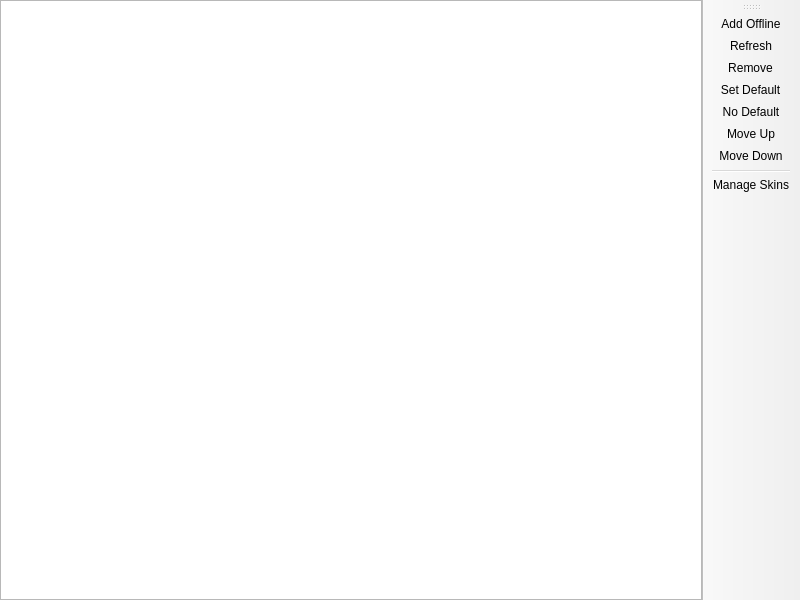
<?xml version="1.0" encoding="UTF-8"?>
<ui version="4.0">
 <class>AccountListPage</class>
 <widget class="QMainWindow" name="AccountListPage">
  <property name="geometry">
   <rect>
    <x>0</x>
    <y>0</y>
    <width>800</width>
    <height>600</height>
   </rect>
  </property>
  <widget class="QWidget" name="centralwidget">
   <layout class="QHBoxLayout" name="horizontalLayout">
    <property name="leftMargin">
     <number>0</number>
    </property>
    <property name="topMargin">
     <number>0</number>
    </property>
    <property name="rightMargin">
     <number>0</number>
    </property>
    <property name="bottomMargin">
     <number>0</number>
    </property>
    <item>
     <widget class="VersionListView" name="listView">
      <property name="alternatingRowColors">
       <bool>true</bool>
      </property>
      <property name="rootIsDecorated">
       <bool>false</bool>
      </property>
      <property name="itemsExpandable">
       <bool>false</bool>
      </property>
      <property name="allColumnsShowFocus">
       <bool>true</bool>
      </property>
      <attribute name="headerStretchLastSection">
       <bool>false</bool>
      </attribute>
     </widget>
    </item>
   </layout>
  </widget>
  <widget class="WideBar" name="toolBar">
   <attribute name="toolBarArea">
    <enum>RightToolBarArea</enum>
   </attribute>
   <attribute name="toolBarBreak">
    <bool>false</bool>
   </attribute>
   <addaction name="actionAddOffline"/>
   <addaction name="actionRefresh"/>
   <addaction name="actionRemove"/>
   <addaction name="actionSetDefault"/>
   <addaction name="actionNoDefault"/>
   <addaction name="actionMoveUp"/>
   <addaction name="actionMoveDown"/>
   <addaction name="separator"/>
   <addaction name="actionManageSkins"/>
  </widget>
  <action name="actionSetDefault">
   <property name="text">
    <string>&amp;Set Default</string>
   </property>
  </action>
  <action name="actionNoDefault">
   <property name="checkable">
    <bool>true</bool>
   </property>
   <property name="text">
    <string>&amp;No Default</string>
   </property>
  </action>
  <action name="actionManageSkins">
   <property name="text">
    <string>&amp;Manage Skins</string>
   </property>
   <property name="toolTip">
    <string>Manage Skins</string>
   </property>
  </action>
  <action name="actionAddOffline">
   <property name="text">
    <string>Add &amp;Offline</string>
   </property>
  </action>
  <action name="actionRefresh">
   <property name="text">
    <string>&amp;Refresh</string>
   </property>
   <property name="toolTip">
    <string>Refresh the account tokens</string>
   </property>
  </action>
  <action name="actionRemove">
   <property name="text">
    <string>Remo&amp;ve</string>
   </property>
  </action>
  <action name="actionMoveUp">
   <property name="text">
    <string>Move &amp;Up</string>
   </property>
  </action>
  <action name="actionMoveDown">
   <property name="text">
    <string>Move &amp;Down</string>
   </property>
  </action>
 </widget>
 <customwidgets>
  <customwidget>
   <class>VersionListView</class>
   <extends>QTreeView</extends>
   <header>ui/widgets/VersionListView.h</header>
  </customwidget>
  <customwidget>
   <class>WideBar</class>
   <extends>QToolBar</extends>
   <header>ui/widgets/WideBar.h</header>
  </customwidget>
 </customwidgets>
 <resources/>
 <connections/>
</ui>
